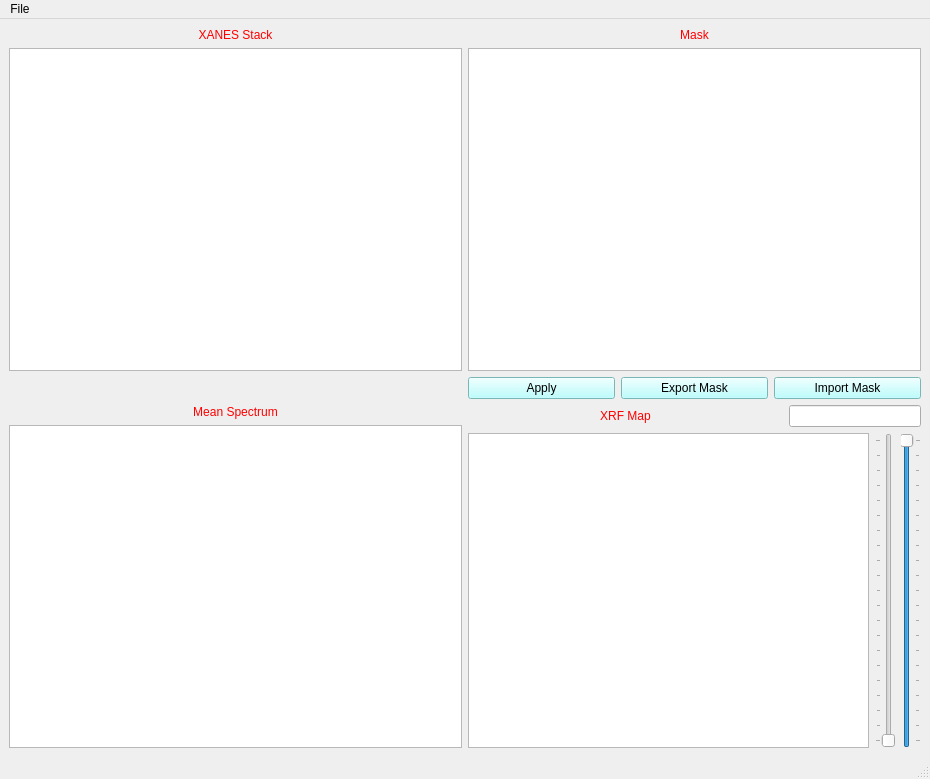
<?xml version="1.0" encoding="UTF-8"?>
<ui version="4.0">
 <class>MainWindow</class>
 <widget class="QMainWindow" name="MainWindow">
  <property name="geometry">
   <rect>
    <x>0</x>
    <y>0</y>
    <width>930</width>
    <height>779</height>
   </rect>
  </property>
  <property name="windowTitle">
   <string>MaskedXANES</string>
  </property>
  <property name="styleSheet">
   <string notr="true"/>
  </property>
  <widget class="QWidget" name="centralwidget">
   <layout class="QGridLayout" name="gridLayout_10">
    <item row="0" column="0">
     <layout class="QGridLayout" name="gridLayout_2">
      <item row="0" column="0">
       <widget class="QLabel" name="label_4">
        <property name="styleSheet">
         <string notr="true">color: rgb(255, 0, 0);
font: 12pt &quot;MS Shell Dlg 2&quot;;</string>
        </property>
        <property name="text">
         <string>XANES Stack</string>
        </property>
        <property name="alignment">
         <set>Qt::AlignCenter</set>
        </property>
       </widget>
      </item>
      <item row="1" column="0">
       <widget class="ImageView" name="xanes_view"/>
      </item>
     </layout>
    </item>
    <item row="0" column="1">
     <layout class="QGridLayout" name="gridLayout_6">
      <item row="0" column="0">
       <widget class="QLabel" name="label_7">
        <property name="styleSheet">
         <string notr="true">font: 12pt &quot;MS Shell Dlg 2&quot;;
color: rgb(255, 0, 0);</string>
        </property>
        <property name="text">
         <string>Mask</string>
        </property>
        <property name="alignment">
         <set>Qt::AlignCenter</set>
        </property>
       </widget>
      </item>
      <item row="1" column="0">
       <widget class="ImageView" name="mask_view"/>
      </item>
     </layout>
    </item>
    <item row="1" column="1">
     <layout class="QGridLayout" name="gridLayout_9">
      <property name="leftMargin">
       <number>0</number>
      </property>
      <item row="0" column="2">
       <widget class="QPushButton" name="pb_import_mask">
        <property name="toolTip">
         <string>A Tiff Mask with same dimensions</string>
        </property>
        <property name="styleSheet">
         <string notr="true">background-color: rgb(170, 255, 255);
font: 10pt &quot;MS Shell Dlg 2&quot;;</string>
        </property>
        <property name="text">
         <string>Import Mask</string>
        </property>
       </widget>
      </item>
      <item row="0" column="1">
       <widget class="QPushButton" name="pb_export_mask">
        <property name="toolTip">
         <string>Save Mask tiff</string>
        </property>
        <property name="styleSheet">
         <string notr="true">background-color: rgb(170, 255, 255);
font: 10pt &quot;MS Shell Dlg 2&quot;;</string>
        </property>
        <property name="text">
         <string>Export Mask</string>
        </property>
       </widget>
      </item>
      <item row="0" column="0">
       <widget class="QPushButton" name="pb_apply_mask">
        <property name="toolTip">
         <string>Apply the mask to XANES</string>
        </property>
        <property name="styleSheet">
         <string notr="true">background-color: rgb(170, 255, 255);
font: 10pt &quot;MS Shell Dlg 2&quot;;</string>
        </property>
        <property name="text">
         <string>Apply</string>
        </property>
       </widget>
      </item>
     </layout>
    </item>
    <item row="2" column="0">
     <layout class="QGridLayout" name="gridLayout">
      <item row="0" column="0">
       <widget class="QLabel" name="label_2">
        <property name="styleSheet">
         <string notr="true">font: 75 12pt &quot;MS Shell Dlg 2&quot;;
color: rgb(255, 0, 0);</string>
        </property>
        <property name="text">
         <string>Mean Spectrum</string>
        </property>
        <property name="alignment">
         <set>Qt::AlignCenter</set>
        </property>
       </widget>
      </item>
      <item row="1" column="0">
       <widget class="PlotWidget" name="spectrum_view"/>
      </item>
     </layout>
    </item>
    <item row="2" column="1">
     <layout class="QGridLayout" name="gridLayout_8">
      <item row="0" column="0">
       <layout class="QGridLayout" name="gridLayout_7">
        <item row="0" column="2">
         <spacer name="horizontalSpacer">
          <property name="orientation">
           <enum>Qt::Horizontal</enum>
          </property>
          <property name="sizeHint" stdset="0">
           <size>
            <width>40</width>
            <height>20</height>
           </size>
          </property>
         </spacer>
        </item>
        <item row="0" column="1">
         <widget class="QLabel" name="label_5">
          <property name="styleSheet">
           <string notr="true">font: 12pt &quot;MS Shell Dlg 2&quot;;
color: rgb(255, 0, 0);</string>
          </property>
          <property name="text">
           <string>XRF Map</string>
          </property>
          <property name="alignment">
           <set>Qt::AlignCenter</set>
          </property>
         </widget>
        </item>
        <item row="0" column="3">
         <widget class="QLineEdit" name="le_sldr_vals">
          <property name="styleSheet">
           <string notr="true">font: 10pt &quot;MS Shell Dlg 2&quot;;
color: rgb(255, 0, 0);</string>
          </property>
         </widget>
        </item>
        <item row="0" column="0">
         <spacer name="horizontalSpacer_2">
          <property name="orientation">
           <enum>Qt::Horizontal</enum>
          </property>
          <property name="sizeHint" stdset="0">
           <size>
            <width>40</width>
            <height>20</height>
           </size>
          </property>
         </spacer>
        </item>
       </layout>
      </item>
      <item row="1" column="0">
       <layout class="QGridLayout" name="gridLayout_3">
        <item row="0" column="0">
         <widget class="ImageView" name="xrf_view"/>
        </item>
        <item row="0" column="1">
         <layout class="QGridLayout" name="gridLayout_4">
          <item row="0" column="0">
           <layout class="QVBoxLayout" name="verticalLayout">
            <item>
             <widget class="QSlider" name="sldr_xrf_low">
              <property name="focusPolicy">
               <enum>Qt::NoFocus</enum>
              </property>
              <property name="maximum">
               <number>100</number>
              </property>
              <property name="singleStep">
               <number>5</number>
              </property>
              <property name="pageStep">
               <number>5</number>
              </property>
              <property name="value">
               <number>0</number>
              </property>
              <property name="sliderPosition">
               <number>0</number>
              </property>
              <property name="tracking">
               <bool>true</bool>
              </property>
              <property name="orientation">
               <enum>Qt::Vertical</enum>
              </property>
              <property name="tickPosition">
               <enum>QSlider::TicksAbove</enum>
              </property>
              <property name="tickInterval">
               <number>5</number>
              </property>
             </widget>
            </item>
           </layout>
          </item>
          <item row="0" column="1">
           <layout class="QVBoxLayout" name="verticalLayout_2">
            <item>
             <widget class="QSlider" name="sldr_xrf_high">
              <property name="focusPolicy">
               <enum>Qt::NoFocus</enum>
              </property>
              <property name="maximum">
               <number>100</number>
              </property>
              <property name="singleStep">
               <number>5</number>
              </property>
              <property name="pageStep">
               <number>5</number>
              </property>
              <property name="value">
               <number>100</number>
              </property>
              <property name="sliderPosition">
               <number>100</number>
              </property>
              <property name="tracking">
               <bool>true</bool>
              </property>
              <property name="orientation">
               <enum>Qt::Vertical</enum>
              </property>
              <property name="invertedAppearance">
               <bool>false</bool>
              </property>
              <property name="invertedControls">
               <bool>false</bool>
              </property>
              <property name="tickPosition">
               <enum>QSlider::TicksBelow</enum>
              </property>
              <property name="tickInterval">
               <number>5</number>
              </property>
             </widget>
            </item>
           </layout>
          </item>
         </layout>
        </item>
       </layout>
      </item>
     </layout>
    </item>
   </layout>
  </widget>
  <widget class="QMenuBar" name="menubar">
   <property name="geometry">
    <rect>
     <x>0</x>
     <y>0</y>
     <width>930</width>
     <height>26</height>
    </rect>
   </property>
   <widget class="QMenu" name="menuFile">
    <property name="title">
     <string>File</string>
    </property>
    <addaction name="actionLoad_XANES_Stack"/>
    <addaction name="actionLoad_Energy_List"/>
    <addaction name="actionLoad_XRF_Map"/>
    <addaction name="actionSave"/>
    <addaction name="actionSave_XRF_Map"/>
    <addaction name="actionSave_Spectrum"/>
   </widget>
   <addaction name="menuFile"/>
  </widget>
  <widget class="QStatusBar" name="statusbar"/>
  <action name="actionSave">
   <property name="text">
    <string>Save XANES Stack</string>
   </property>
  </action>
  <action name="actionSave_XRF_Map">
   <property name="text">
    <string>Save XRF Map</string>
   </property>
  </action>
  <action name="actionSave_Spectrum">
   <property name="text">
    <string>Save Spectrum</string>
   </property>
  </action>
  <action name="actionLoad_Energy_List">
   <property name="text">
    <string>Load Energy List</string>
   </property>
  </action>
  <action name="actionLoad_XRF_Map">
   <property name="text">
    <string>Load XRF Map</string>
   </property>
  </action>
  <action name="actionLoad_XANES_Stack">
   <property name="text">
    <string>Load XANES Stack</string>
   </property>
  </action>
 </widget>
 <customwidgets>
  <customwidget>
   <class>ImageView</class>
   <extends>QGraphicsView</extends>
   <header>pyqtgraph</header>
  </customwidget>
  <customwidget>
   <class>PlotWidget</class>
   <extends>QGraphicsView</extends>
   <header>pyqtgraph</header>
  </customwidget>
 </customwidgets>
 <resources/>
 <connections/>
</ui>
